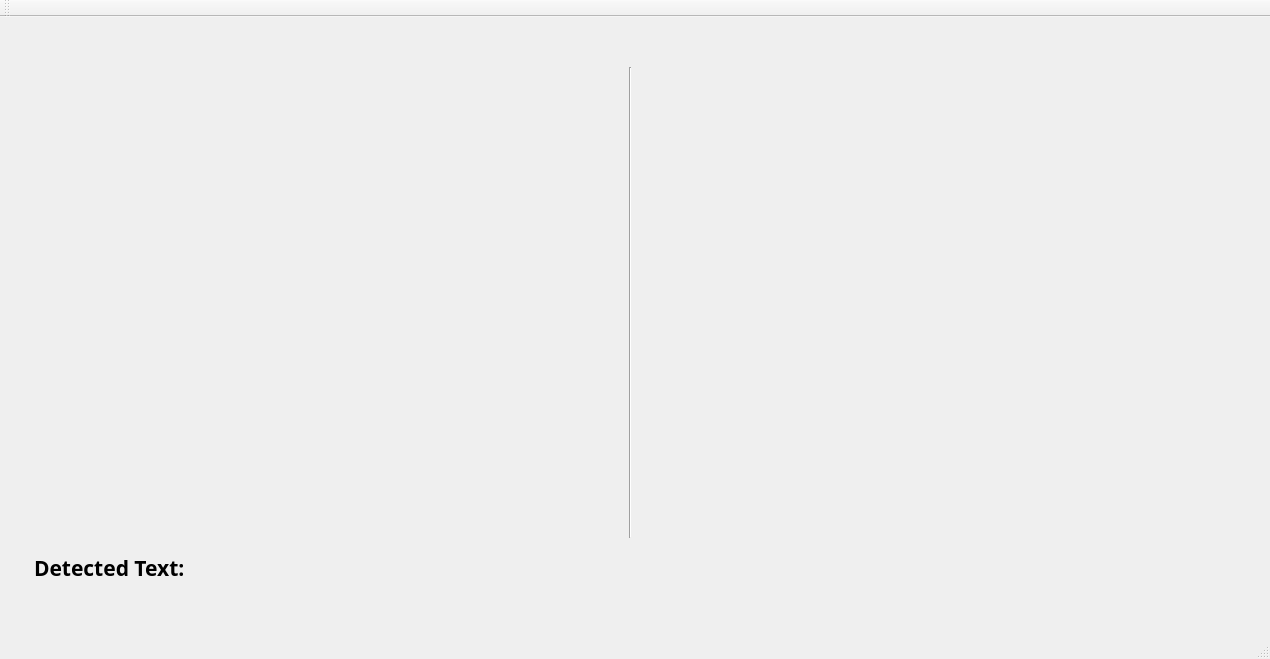
<?xml version="1.0" encoding="UTF-8"?>
<ui version="4.0">
 <class>MainWindow</class>
 <widget class="QMainWindow" name="MainWindow">
  <property name="geometry">
   <rect>
    <x>0</x>
    <y>0</y>
    <width>1270</width>
    <height>659</height>
   </rect>
  </property>
  <property name="windowTitle">
   <string>MainWindow</string>
  </property>
  <widget class="QWidget" name="centralWidget">
   <widget class="QLabel" name="vid_label">
    <property name="geometry">
     <rect>
      <x>650</x>
      <y>30</y>
      <width>550</width>
      <height>501</height>
     </rect>
    </property>
    <property name="text">
     <string/>
    </property>
   </widget>
   <widget class="QLabel" name="matplotlib_widget">
    <property name="geometry">
     <rect>
      <x>50</x>
      <y>10</y>
      <width>550</width>
      <height>501</height>
     </rect>
    </property>
    <property name="text">
     <string/>
    </property>
   </widget>
   <widget class="Line" name="line">
    <property name="geometry">
     <rect>
      <x>620</x>
      <y>50</y>
      <width>20</width>
      <height>471</height>
     </rect>
    </property>
    <property name="orientation">
     <enum>Qt::Vertical</enum>
    </property>
   </widget>
   <widget class="QLabel" name="string_label">
    <property name="geometry">
     <rect>
      <x>240</x>
      <y>520</y>
      <width>261</width>
      <height>61</height>
     </rect>
    </property>
    <property name="font">
     <font>
      <pointsize>16</pointsize>
     </font>
    </property>
    <property name="text">
     <string/>
    </property>
   </widget>
   <widget class="QLabel" name="label">
    <property name="geometry">
     <rect>
      <x>34</x>
      <y>535</y>
      <width>191</width>
      <height>31</height>
     </rect>
    </property>
    <property name="font">
     <font>
      <family>XW Zar</family>
      <pointsize>16</pointsize>
      <weight>75</weight>
      <bold>true</bold>
     </font>
    </property>
    <property name="text">
     <string>Detected Text:</string>
    </property>
   </widget>
  </widget>
  <widget class="QMenuBar" name="menuBar">
   <property name="geometry">
    <rect>
     <x>0</x>
     <y>0</y>
     <width>1270</width>
     <height>26</height>
    </rect>
   </property>
  </widget>
  <widget class="QToolBar" name="mainToolBar">
   <attribute name="toolBarArea">
    <enum>TopToolBarArea</enum>
   </attribute>
   <attribute name="toolBarBreak">
    <bool>false</bool>
   </attribute>
  </widget>
  <widget class="QStatusBar" name="statusBar"/>
 </widget>
 <layoutdefault spacing="6" margin="11"/>
 <resources/>
 <connections/>
</ui>
